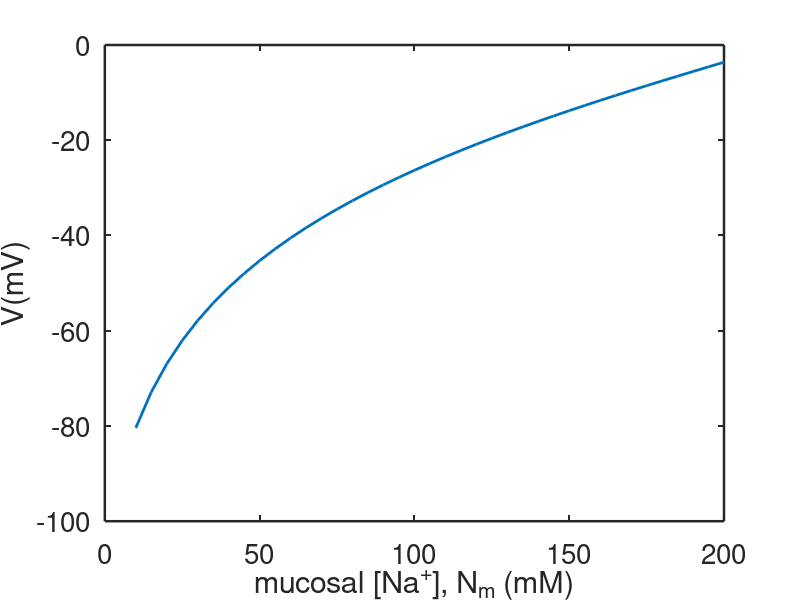
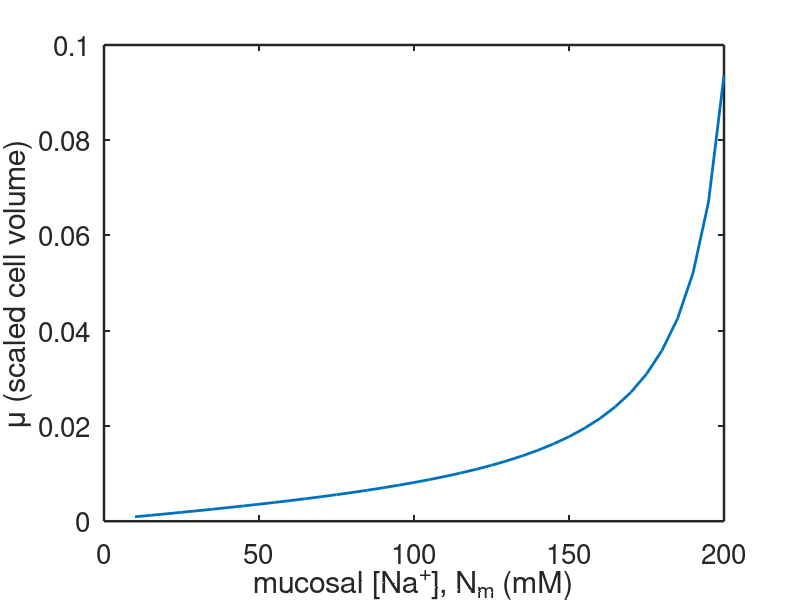

Here is the MATLAB script that generated these plots, in order:
function KJUtest  % solve the KJU model using bisection

set(0,                           ...
   'defaultaxesfontsize', 20,   ...
   'defaultaxeslinewidth', 1.8, ...
   'defaultlinelinewidth', 2.0);
  
global  Ks Cs z rhon rhok Nm

% set parameters
 Ks = 2.5;
 Cs = 122.5;
  z = -2;
  rhon = 1.501;
  rhok = 1.01;
  RTbyF = 25.8;
Nmset = [10:5:200];

for j = 1:length(Nmset)
    Nm = Nmset(j);
     V(j) = bisect_function;
end

mu= KJUans(V);
 
figure(2)
plot(Nmset,mu,'linewidth',2)
xlabel('mucosal [Na^+], N_m (mM)')
ylabel('\mu (scaled cell volume)')

figure(1)
plot(Nmset,RTbyF*V,'linewidth',2)
xlabel('mucosal [Na^+], N_m (mM)')
ylabel('V(mV)')

function root=bisect_function
 % a bisection root finder algorithm
% 
% guess a lower bound for the root
a = -3.5;

% guess an upper bound for the speed
b = -0.01;

%call the function bisect(a,b)

root = bisect(a,b);
 
function root = bisect(a,b)

ul = a;
fl = feval(ul);
uu = b;
fu = feval(uu);

% we make the assumption, without checking, that 
% fu*fl<0

% if not, the algoritm fails to find a root.

N = 25;  % number of iterates
% the main bisection algorithm
for j = 1:N
u = (ul+uu)/2;
fc = feval(u);
ftest = (fc*fl>=0);
ul = ftest*u+(1-ftest)*ul;
fl = ftest*fc + (1-ftest)*fl;

uu = (1-ftest)*u+ ftest*uu;
fu = (1-ftest)*fc + ftest*fu;
end
root = u;

function f=feval(v)
global Nm Ks Cs z rhon rhok

%parameters
 Ns = Cs - Ks;
 dum = exp(-v);
 Ci = Cs./dum;

Ni= v.*Nm.*dum./(v + 3*rhon.*(1-dum)) ;
Ki =  Ks*dum + 2*rhok*Ni.*(1-dum)./v;
mu = -z./(Ni+Ki-Ci) ;
f=Ni+Ki+Ci + 1./mu - (Ns+Ks+Cs);

function mu = KJUans(v)
global Nm Ks Cs z rhon rhok
 Ns = Cs - Ks;
 dum = exp(-v);
 Ci = Cs./dum;

Ni= v.*Nm.*dum./(v + 3*rhon.*(1-dum)) ;%Ni
Ki =  Ks*dum + 2*rhok*Ni.*(1-dum)./v; %Ki
mu = -z./(Ni+Ki-Ci) ; %mu
